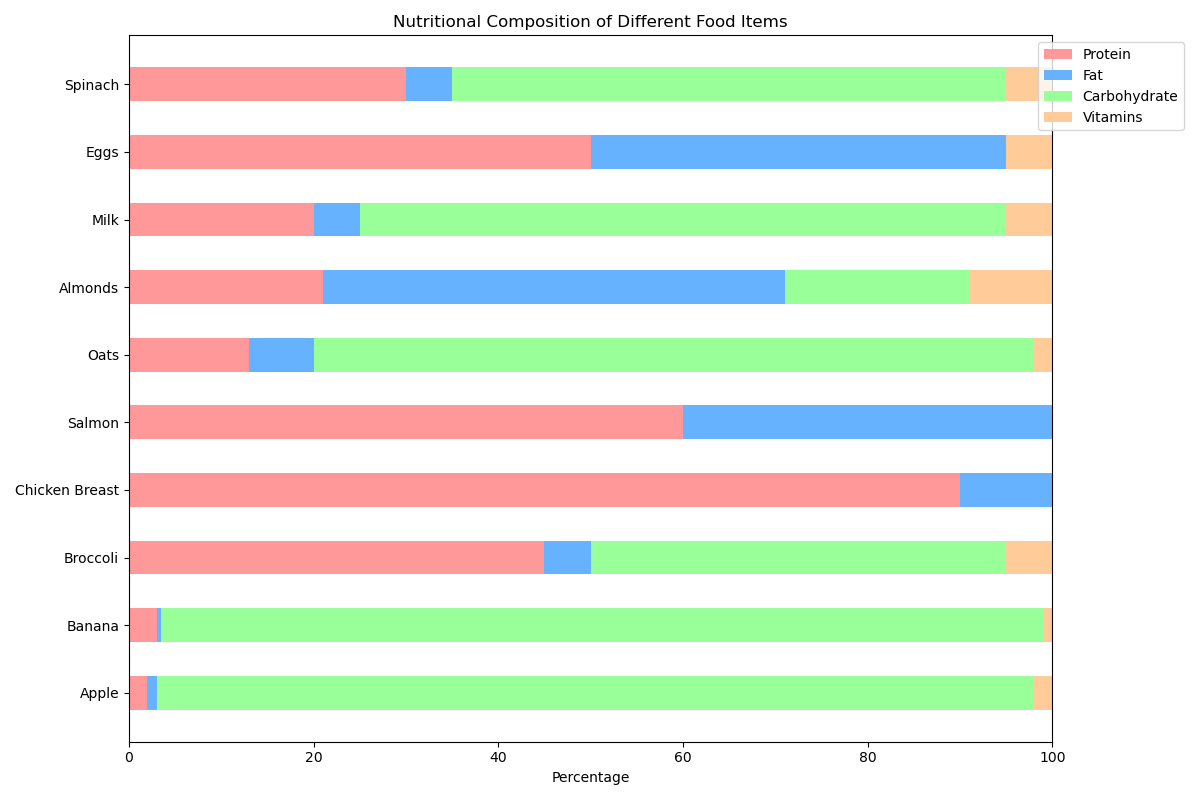

Generate this figure with Python:

import matplotlib.pyplot as plt
import numpy as np

# Data
categories = ['Protein', 'Fat', 'Carbohydrate', 'Vitamins']
data = np.array([
    [2, 1, 95, 2],
    [3, 0.5, 95.5, 1],
    [45, 5, 45, 5],
    [90, 10, 0, 0],
    [60, 40, 0, 0],
    [13, 7, 78, 2],
    [21, 50, 20, 9],
    [20, 5, 70, 5],
    [50, 45, 0, 5],
    [30, 5, 60, 5]
])

food_items = ['Apple', 'Banana', 'Broccoli', 'Chicken Breast', 'Salmon', 'Oats', 'Almonds', 'Milk', 'Eggs', 'Spinach']

# Normalize data to 100%
data = data / data.sum(axis=1)[:, None] * 100

# Colors
colors = ['#FF9999', '#66B2FF', '#99FF99', '#FFCC99']

# Plot
fig, ax = plt.subplots(figsize=(12, 8))

bar_width = 0.5
indices = np.arange(len(food_items))

bottoms = np.zeros(len(food_items))
for i, category in enumerate(categories):
    ax.barh(indices, data[:, i], bar_width, left=bottoms, color=colors[i], label=category)
    bottoms += data[:, i]

# Title and labels
ax.set_title('Nutritional Composition of Different Food Items')
ax.set_xlabel('Percentage')
ax.set_yticks(indices)
ax.set_yticklabels(food_items)
ax.legend(loc='upper right', bbox_to_anchor=(1.15, 1))

plt.tight_layout()
plt.show()
